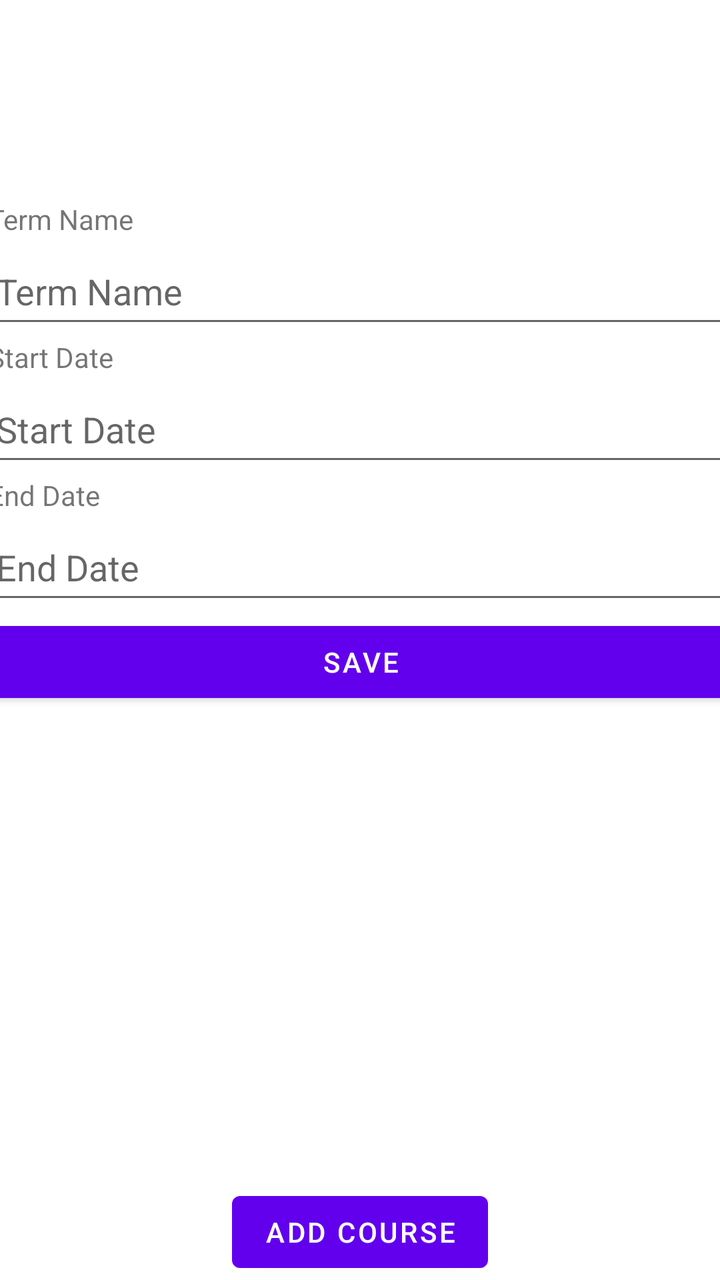
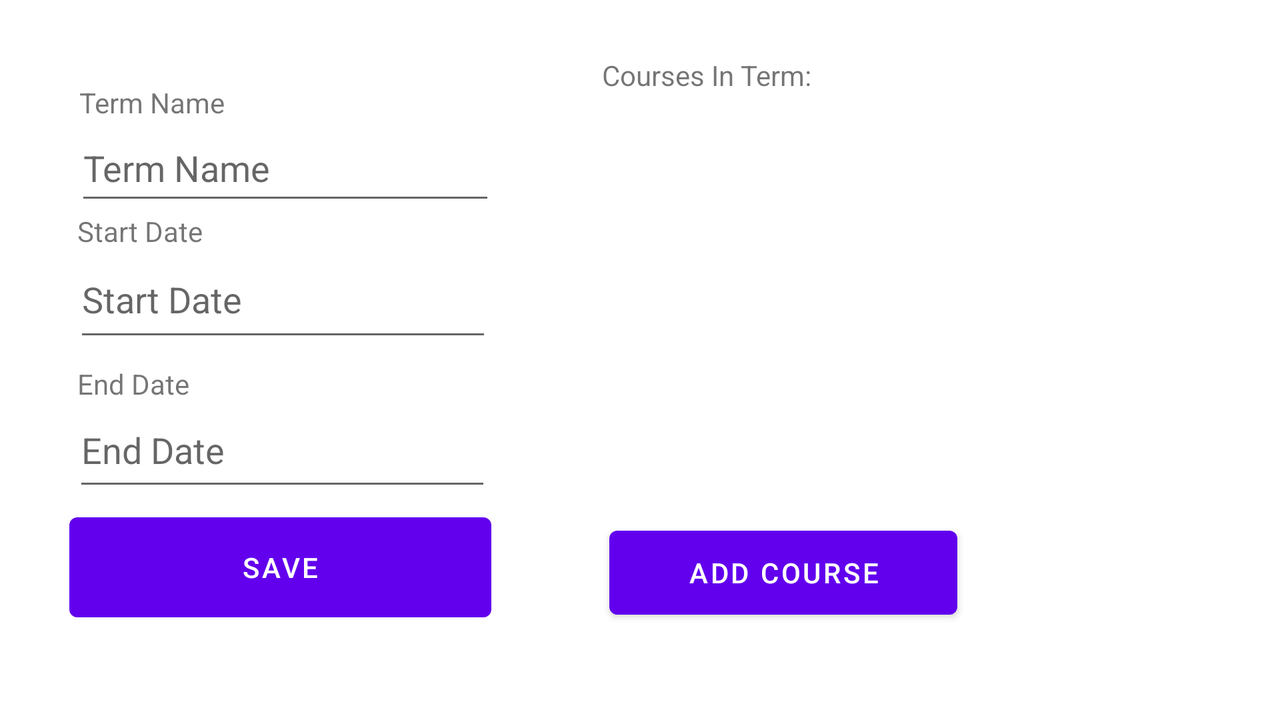

First picture: res/layout/ on a phone held upright. Second picture: the repository's own variant of that layout, on a device whose configuration matches the variant's folder. Source for both follows.
<!-- AndroidManifest.xml: application theme Theme.TermTracker -->
<!-- res/layout/activity_term_details.xml -->
<?xml version="1.0" encoding="utf-8"?>
<androidx.constraintlayout.widget.ConstraintLayout xmlns:android="http://schemas.android.com/apk/res/android"
    xmlns:app="http://schemas.android.com/apk/res-auto"
    xmlns:tools="http://schemas.android.com/tools"
    android:layout_width="match_parent"
    android:layout_height="match_parent"
    tools:context=".UI.TermDetails">

    <ScrollView
        android:id="@+id/scrollView2"
        android:layout_width="393dp"
        android:layout_height="371dp"
        android:paddingLeft="10dp"
        android:paddingTop="100dp"
        android:paddingRight="10dp"
        app:layout_constraintEnd_toEndOf="parent"
        app:layout_constraintStart_toStartOf="parent"
        app:layout_constraintTop_toTopOf="parent">

        <LinearLayout
            android:layout_width="match_parent"
            android:layout_height="wrap_content"
            android:orientation="vertical">

            <TextView
                android:id="@+id/nameTextView"
                android:layout_width="wrap_content"
                android:layout_height="wrap_content"
                android:text="Term Name"
                tools:layout_editor_absoluteX="0dp"
                tools:layout_editor_absoluteY="16dp" />

            <EditText
                android:id="@+id/editNameTextView"
                android:layout_width="match_parent"
                android:layout_height="50dp"
                android:ems="10"
                android:hint="Term Name"
                android:inputType="textPersonName" />

            <TextView
                android:id="@+id/startDateTextView"
                android:layout_width="wrap_content"
                android:layout_height="wrap_content"
                android:text="Start Date"
                tools:layout_editor_absoluteX="0dp"
                tools:layout_editor_absoluteY="16dp" />

            <EditText
                android:id="@+id/editStartDateTextView"
                android:layout_width="match_parent"
                android:layout_height="50dp"
                android:ems="10"
                android:hint="Start Date"
                android:inputType="date|textPersonName" />

            <TextView
                android:id="@+id/endDateTextView"
                android:layout_width="wrap_content"
                android:layout_height="wrap_content"
                android:text="End Date"
                tools:layout_editor_absoluteX="0dp"
                tools:layout_editor_absoluteY="16dp" />

            <EditText
                android:id="@+id/editEndDateTextView"
                android:layout_width="match_parent"
                android:layout_height="50dp"
                android:ems="10"
                android:hint="End Date"
                android:inputType="date|textPersonName" />

            <Button
                android:id="@+id/saveTermButton"
                android:layout_width="match_parent"
                android:layout_height="wrap_content"
                android:onClick="termDetailsSaveButtonClicked"
                android:text="Save" />
        </LinearLayout>
    </ScrollView>

    <androidx.recyclerview.widget.RecyclerView
        android:id="@+id/coursesRecyclerView"
        android:layout_width="231dp"
        android:layout_height="269dp"
        android:layout_marginStart="76dp"
        android:layout_marginBottom="60dp"
        android:onClick="addCourseButtonClicked"
        app:layout_constraintBottom_toBottomOf="parent"
        app:layout_constraintStart_toStartOf="parent" />

    <Button
        android:id="@+id/addCourseButton"
        android:layout_width="wrap_content"
        android:layout_height="wrap_content"
        android:text="Add Course"
        app:layout_constraintBottom_toBottomOf="parent"
        app:layout_constraintEnd_toEndOf="parent"
        app:layout_constraintStart_toStartOf="parent" />

</androidx.constraintlayout.widget.ConstraintLayout>
<!-- resources referenced by this layout -->
<resources>
  <style name="Theme.TermTracker" parent="Theme.MaterialComponents.DayNight.DarkActionBar">
          
          <item name="colorPrimary">@color/purple_500</item>
          <item name="colorPrimaryVariant">@color/purple_700</item>
          <item name="colorOnPrimary">@color/white</item>
          
          <item name="colorSecondary">@color/teal_200</item>
          <item name="colorSecondaryVariant">@color/teal_700</item>
          <item name="colorOnSecondary">@color/black</item>
          
          <item name="android:statusBarColor">?attr/colorPrimaryVariant</item>
          
      </style>
</resources>
<!-- res/layout-land/activity_term_details.xml (the repository's variant of the layout above) -->
<!-- drawn on the phone turned sideways -->
<?xml version="1.0" encoding="utf-8"?>
<androidx.constraintlayout.widget.ConstraintLayout xmlns:android="http://schemas.android.com/apk/res/android"
    xmlns:app="http://schemas.android.com/apk/res-auto"
    xmlns:tools="http://schemas.android.com/tools"
    android:layout_width="match_parent"
    android:layout_height="match_parent"
    tools:context=".UI.TermDetails">

    
    
    
    
    
    
    
    
    
    
    

    
    
    
    

    <TextView
        android:id="@+id/nameTextView"
        android:layout_width="wrap_content"
        android:layout_height="wrap_content"
        android:text="Term Name"
        app:layout_constraintBottom_toBottomOf="parent"
        app:layout_constraintEnd_toEndOf="parent"
        app:layout_constraintHorizontal_bias="0.07"
        app:layout_constraintStart_toStartOf="parent"
        app:layout_constraintTop_toTopOf="parent"
        app:layout_constraintVertical_bias="0.122" />

    <EditText
        android:id="@+id/editNameTextView"
        android:layout_width="wrap_content"
        android:layout_height="50dp"
        android:layout_marginStart="32dp"
        android:ems="10"
        android:hint="Term Name"
        android:inputType="textPersonName"
        app:layout_constraintBottom_toBottomOf="parent"
        app:layout_constraintEnd_toStartOf="@+id/coursesRecyclerView"
        app:layout_constraintHorizontal_bias="0.096"
        app:layout_constraintStart_toStartOf="parent"
        app:layout_constraintTop_toTopOf="parent"
        app:layout_constraintVertical_bias="0.185" />

    
    

    <TextView
        android:id="@+id/startDateTextView"
        android:layout_width="wrap_content"
        android:layout_height="wrap_content"
        android:text="Start Date"
        app:layout_constraintBottom_toBottomOf="parent"
        app:layout_constraintEnd_toEndOf="parent"
        app:layout_constraintHorizontal_bias="0.067"
        app:layout_constraintStart_toStartOf="parent"
        app:layout_constraintTop_toTopOf="parent"
        app:layout_constraintVertical_bias="0.311" />

    <EditText
        android:id="@+id/editStartDateTextView"
        android:layout_width="209dp"
        android:layout_height="55dp"
        android:ems="10"
        android:hint="Start Date"
        android:inputType="date|textPersonName"
        app:layout_constraintBottom_toBottomOf="parent"
        app:layout_constraintEnd_toEndOf="parent"
        app:layout_constraintHorizontal_bias="0.086"
        app:layout_constraintStart_toStartOf="parent"
        app:layout_constraintTop_toTopOf="parent"
        app:layout_constraintVertical_bias="0.396" />

    <TextView
        android:id="@+id/endDateTextView"
        android:layout_width="wrap_content"
        android:layout_height="wrap_content"
        android:text="End Date"
        app:layout_constraintBottom_toBottomOf="parent"
        app:layout_constraintEnd_toEndOf="parent"
        app:layout_constraintHorizontal_bias="0.066"
        app:layout_constraintStart_toStartOf="parent"
        app:layout_constraintTop_toTopOf="parent"
        app:layout_constraintVertical_bias="0.535" />

    <EditText
        android:id="@+id/editEndDateTextView"
        android:layout_width="209dp"
        android:layout_height="54dp"
        android:ems="10"
        android:hint="End Date"
        android:inputType="date|textPersonName"
        app:layout_constraintBottom_toBottomOf="parent"
        app:layout_constraintEnd_toEndOf="parent"
        app:layout_constraintHorizontal_bias="0.085"
        app:layout_constraintStart_toStartOf="parent"
        app:layout_constraintTop_toTopOf="parent"
        app:layout_constraintVertical_bias="0.642" />

    <Button
        android:id="@+id/saveTermButton"
        android:layout_width="211dp"
        android:layout_height="62dp"
        android:onClick="termDetailsSaveButtonClicked"
        android:text="Save"
        app:layout_constraintBottom_toBottomOf="parent"
        app:layout_constraintEnd_toEndOf="parent"
        app:layout_constraintHorizontal_bias="0.081"
        app:layout_constraintStart_toStartOf="parent"
        app:layout_constraintTop_toTopOf="parent"
        app:layout_constraintVertical_bias="0.848" />

    <TextView
        android:id="@+id/textView7"
        android:layout_width="wrap_content"
        android:layout_height="wrap_content"
        android:layout_marginBottom="18dp"
        android:text="Courses In Term:"
        app:layout_constraintBottom_toTopOf="@+id/coursesRecyclerView"
        app:layout_constraintStart_toStartOf="@+id/coursesRecyclerView" />

    <Button
        android:id="@+id/addCourseButton"
        android:layout_width="174dp"
        android:layout_height="54dp"
        android:text="Add Course"
        app:layout_constraintBottom_toBottomOf="parent"
        app:layout_constraintEnd_toEndOf="parent"
        app:layout_constraintHorizontal_bias="0.654"
        app:layout_constraintStart_toStartOf="parent"
        app:layout_constraintTop_toTopOf="parent"
        app:layout_constraintVertical_bias="0.848" />

    <androidx.recyclerview.widget.RecyclerView
        android:id="@+id/coursesRecyclerView"
        android:layout_width="291dp"
        android:layout_height="192dp"
        android:layout_marginEnd="28dp"
        android:onClick="addCourseButtonClicked"
        app:layout_constraintBottom_toBottomOf="parent"
        app:layout_constraintEnd_toEndOf="parent"
        app:layout_constraintHorizontal_bias="0.938"
        app:layout_constraintStart_toEndOf="@+id/editEndDateTextView"
        app:layout_constraintStart_toStartOf="parent"
        app:layout_constraintTop_toTopOf="parent"
        app:layout_constraintVertical_bias="0.387" />

</androidx.constraintlayout.widget.ConstraintLayout>
